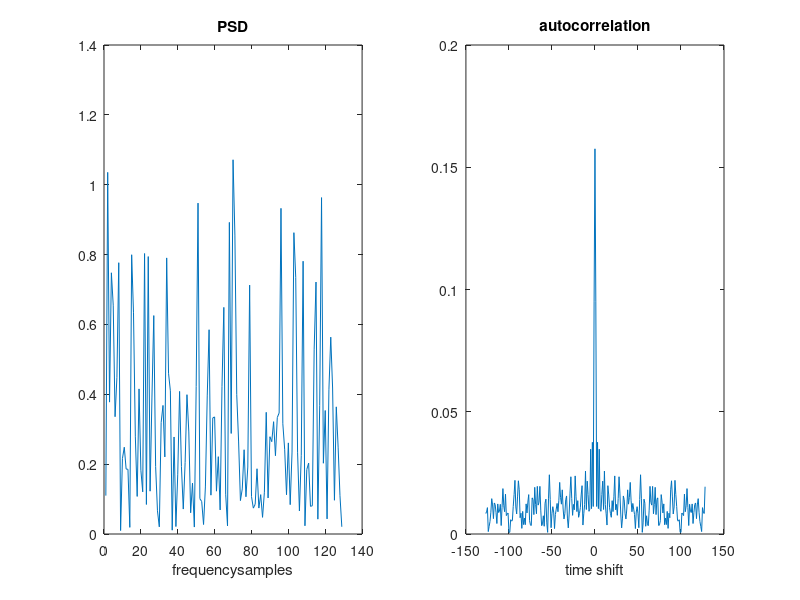

MATLAB code for this plot:
clc;
clear all;
close all;

pkg load statistics
pkg load communications

y=normrnd(0,1,1,200);
Gy=periodogram(y);
Ry=abs(ifft(Gy,256));
Ry=[Ry(130:256)' Ry(1:129)']
t=-127:1:128;
subplot(1,2,1)
plot(Gy)
xlabel('frequencysamples');
title('PSD')
subplot(1,2,2)
plot(t,Ry)
xlabel('time shift')
title('autocorrelation')
